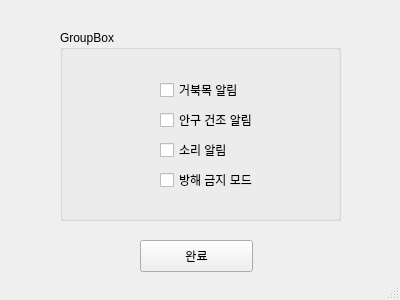
<?xml version="1.0" encoding="UTF-8"?>
<ui version="4.0">
 <class>SettingWindow</class>
 <widget class="QMainWindow" name="SettingWindow">
  <property name="geometry">
   <rect>
    <x>0</x>
    <y>0</y>
    <width>400</width>
    <height>300</height>
   </rect>
  </property>
  <property name="windowTitle">
   <string>SettingWindow</string>
  </property>
  <widget class="QWidget" name="centralwidget">
   <widget class="QGroupBox" name="groupBox">
    <property name="geometry">
     <rect>
      <x>60</x>
      <y>30</y>
      <width>281</width>
      <height>191</height>
     </rect>
    </property>
    <property name="title">
     <string>GroupBox</string>
    </property>
    <widget class="QCheckBox" name="check_box_turtle_neck">
     <property name="geometry">
      <rect>
       <x>100</x>
       <y>50</y>
       <width>101</width>
       <height>20</height>
      </rect>
     </property>
     <property name="text">
      <string>거북목 알림</string>
     </property>
    </widget>
    <widget class="QCheckBox" name="check_box_eye_track">
     <property name="geometry">
      <rect>
       <x>100</x>
       <y>80</y>
       <width>111</width>
       <height>20</height>
      </rect>
     </property>
     <property name="text">
      <string>안구 건조 알림</string>
     </property>
    </widget>
    <widget class="QCheckBox" name="check_box_sound">
     <property name="geometry">
      <rect>
       <x>100</x>
       <y>110</y>
       <width>87</width>
       <height>20</height>
      </rect>
     </property>
     <property name="text">
      <string>소리 알림</string>
     </property>
    </widget>
    <widget class="QCheckBox" name="check_box_no_disturb">
     <property name="geometry">
      <rect>
       <x>100</x>
       <y>140</y>
       <width>111</width>
       <height>20</height>
      </rect>
     </property>
     <property name="text">
      <string>방해 금지 모드</string>
     </property>
    </widget>
   </widget>
   <widget class="QPushButton" name="btn_save">
    <property name="geometry">
     <rect>
      <x>140</x>
      <y>240</y>
      <width>113</width>
      <height>32</height>
     </rect>
    </property>
    <property name="text">
     <string>완료</string>
    </property>
   </widget>
  </widget>
  <widget class="QStatusBar" name="statusbar"/>
 </widget>
 <resources/>
 <connections/>
</ui>
